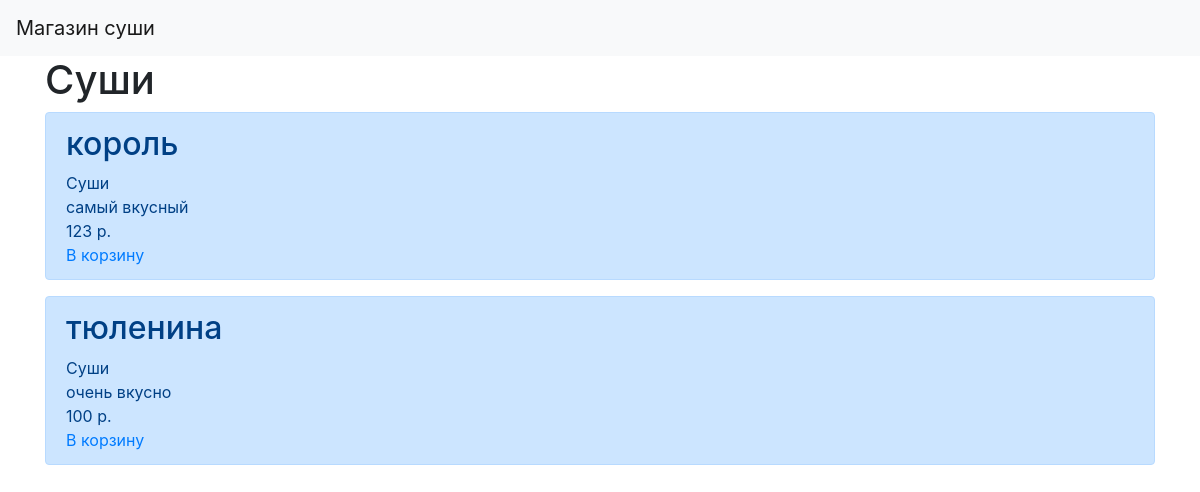
/show_food/Суши, run on the app's committed database.
### tables this page shows
CREATE TABLE food 
                            (id INTEGER PRIMARY KEY AUTOINCREMENT, 
                             food_name VARCHAR(50),
                             food_type VARCHAR(50),
                             food_description VARCHAR(200),
                             food_price INTEGER
                             );

### market.py (the view)
@app.route('/show_food/<type>')
def showFoodFunc(type):
    return render_template('show_food.html', title=type, food=foodDB.get_type(type))

### market.py (called while the page is built)
    def get_type(self, type):
        cursor = self.connection.cursor()
        cursor.execute("SELECT * FROM food WHERE food_type = ?", (str(type),))
        row = cursor.fetchall()
        return row

### templates/show_food.html (shortened to what this page needs)
{% extends "base.html" %}
{% block content %}
{% for item in food %}
    <div class="alert alert-primary" role="alert">
        <h2>{{item[1]}}</h2>
        <div>{{item[2]}}</div>
        <div>{{item[3]}}</div>
        <div>{{item[4]}} р.</div>
        <a href="/add_food_basket/{{item[0]}}">В корзину</a> <br>
    </div>
{% endfor %}
{% endblock %}

### data on the page
food: food_name "король", food_type "Суши", food_description "самый вкусный", food_price "123"
food: food_name "тюленина", food_type "Суши", food_description "очень вкусно", food_price "100"

### other printed values
{{ title }} "Суши"
